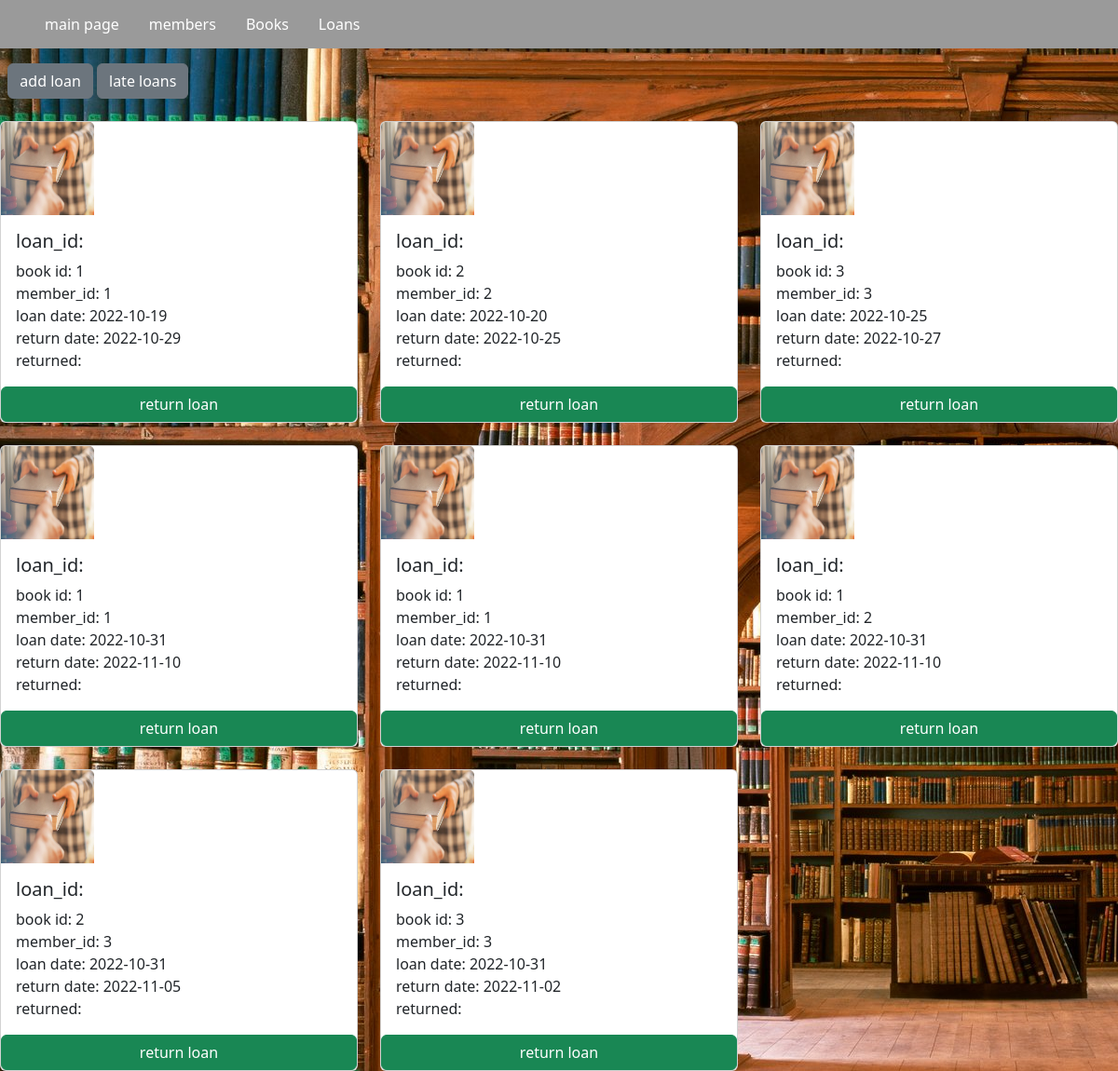
/all_loans, run on the app's committed database.
### book_library.py (models this page shows, shortened)
class Loans(db.Model):
    loan_id = db.Column("LoanID",db.Integer, primary_key = True)
    book_id = db.Column("BookID", db.Integer, db.ForeignKey("books.BookID") )
    member_id = db.Column("MemberID", db.Integer, db.ForeignKey("members.memberID"))
    loan_date = db.Column("DateOfLoan",db.Date, nullable = True)
    return_date = db.Column("returnDate", db.Date, nullable = True)

### book_library.py (the view)
@app.route("/all_loans")
def Loans_main_page():
    loans = Loans.query.all()
    return render_template ("all_loans.html", loans = Loans.query.all())

### templates/all_loans.html (shortened to what this page needs)
{% extends "layout.html" %}
{% block content %}
&nbsp; <a href="add_loan"><button type="button" class="btn btn-secondary">add loan</button></a>
<a href="late_Loans"><button type="button" class="btn btn-secondary">late loans</button></a><br><br>
<div class="row row-cols-1 row-cols-md-3 g-4">
  {% for loan in loans %}
  <div class="col">
    <div class="card">
      <img class="card-img-top" src="/static/loan_book.jpg" alt="loan photo" style="width:100px;height:100px;">
      <div class="card-body">
        <h5 class="card-title">loan_id: {{loan.loan}}</h5>
        <p class="card-text"> book id: {{loan.book_id}} <br>
          member_id: {{loan.member_id}} <br>
          loan date: {{loan.loan_date}} <br>
          return date: {{loan.return_date}} <br>
          returned: {{loan.returned}}</p>
        </div>
      <a class="btn btn-success" href="/loan/DELETE/{{loan.loan_id}}">return loan</a>
    </div>
  </div>
  {% endfor %}
</div>
{% endblock %}

### templates/layout.html (shortened to what this page needs)
<!DOCTYPE html>
<html>
<head>
       <link href="https://cdn.jsdelivr.net/npm/bootstrap@5.2.2/dist/css/bootstrap.min.css" rel="stylesheet"
 />
</head>
<body>
    <body background="{{ url_for('static', filename='/library.jpg') }}"></body>
    <ul>
        <li><a class="active" href="/">main page</a></li>
        <li><a class="members" href="/all_member">members</a></li>
        <li><a class="books" href="/all_books">Books</a></li>
        <li><a class="loans" href="/all_loans">Loans</a></li>
    </ul>
    <div id="content">{% block content %}{% endblock %}</div>
    </body>
</html>

### templates/layout.html (style rules this page uses)
ul { list-style-type: none; margin: 0; padding: 0; overflow: hidden; background-color: #9a9a9a; }
li { float: left; }
li a { display: block; color: white; text-align: center; padding: 14px 16px; text-decoration: none; }

### data on the page
Loans: book_id "1", member_id "1", loan_date "2022-10-19", return_date "2022-10-29"
Loans: book_id "2", member_id "2", loan_date "2022-10-20", return_date "2022-10-25"
Loans: book_id "3", member_id "3", loan_date "2022-10-25", return_date "2022-10-27"
Loans: book_id "1", member_id "1", loan_date "2022-10-31", return_date "2022-11-10"
Loans: book_id "1", member_id "1", loan_date "2022-10-31", return_date "2022-11-10"
Loans: book_id "1", member_id "2", loan_date "2022-10-31", return_date "2022-11-10"
Loans: book_id "2", member_id "3", loan_date "2022-10-31", return_date "2022-11-05"
Loans: book_id "3", member_id "3", loan_date "2022-10-31", return_date "2022-11-02"
